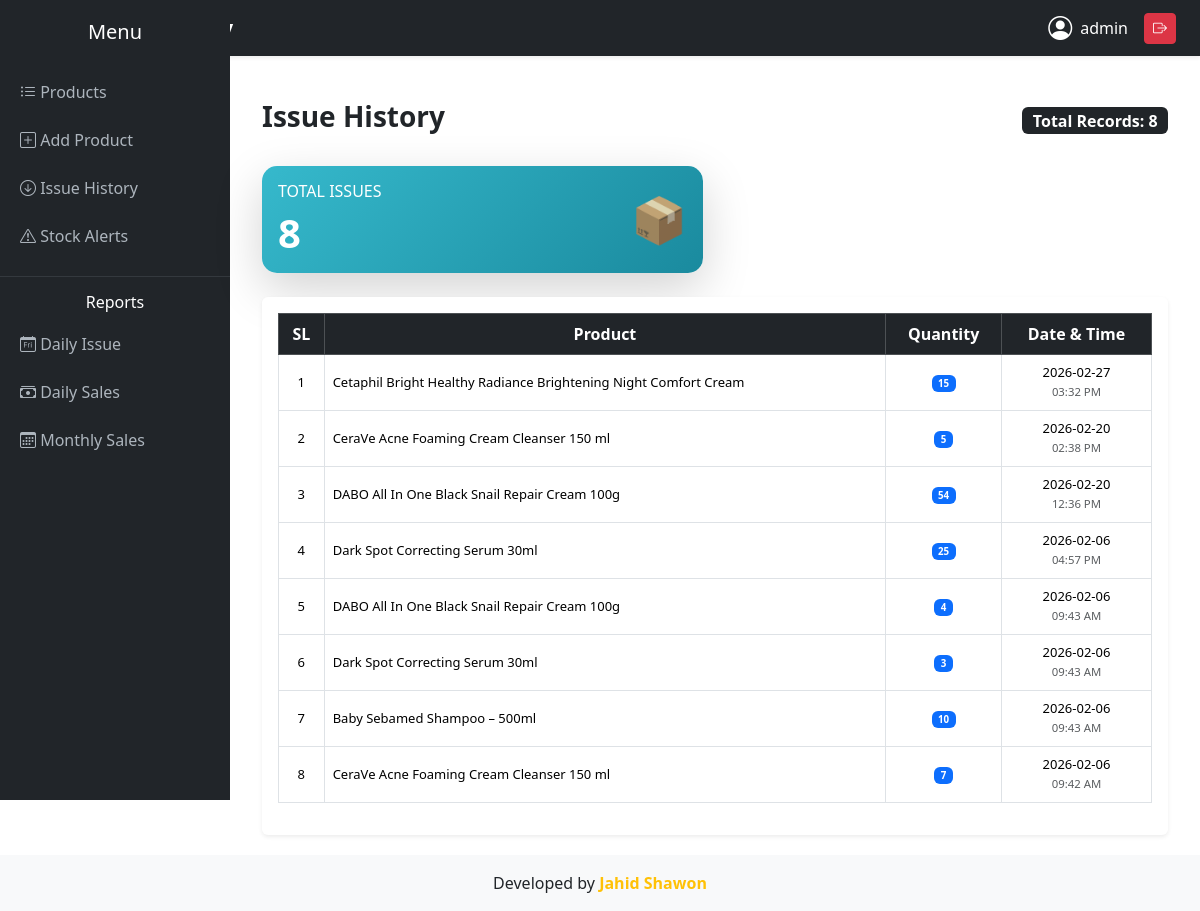
The page /issues/ (signed in) on the database its author committed.
### products/models.py (models this page shows, shortened)
class Issue(models.Model):
    product = models.ForeignKey(Product, on_delete=models.CASCADE)
    issued_quantity = models.PositiveIntegerField()
    issued_date = models.DateTimeField(auto_now_add=True)

class Product(models.Model):
    name = models.CharField(max_length=100)
    unit_price = models.DecimalField(max_digits=10, decimal_places=2)
    quantity = models.PositiveIntegerField()
    total_price = models.DecimalField(max_digits=10, decimal_places=2, editable=False)
    created_date = models.DateTimeField(auto_now_add=True)

### products/views.py (the view)
# urls.py: path('issues/', views.issue_history, name='issue_history'),
@login_required
def issue_history(request):
    issues = Issue.objects.select_related('product').order_by('-issued_date')
    return render(request, 'products/issue_history.html', {'issues': issues})

### products/templates/products/issue_history.html (shortened to what this page needs)
{% extends 'products/base.html' %}
{% block content %}
<div class="container mt-4">
    <div class="d-flex justify-content-between align-items-center mb-4">
        <h3 class="fw-bold">Issue History</h3>
        <span class="badge bg-dark fs-6">
            Total Records: {{ issues|length }}
        </span>
    </div>
    <div class="row mb-4">
        <div class="col-md-6">
            <div class="card text-white shadow-lg border-0 summary-card"
                 style="background: linear-gradient(135deg,#36b9cc,#1a8a9e); border-radius:15px;">
                <div class="card-body d-flex justify-content-between align-items-center">
                    <div>
                        <h6 class="text-uppercase fw-light">
                            Total Issues
                        </h6>
                        <h1 class="fw-bold mb-0">
                            {{ issues|length }}
                        </h1>
                    </div>
                    <div class="icon-box">
                        📦
                    </div>
                </div>
            </div>
        </div>
    </div>
    <div class="card shadow-sm border-0">
        <div class="card-body">
            <div class="table-responsive">
                <table class="table table-hover table-bordered align-middle">
                    <thead class="table-dark text-center">
                        <tr>
                            <th>SL</th>
                            <th>Product</th>
                            <th>Quantity</th>
                            <th>Date & Time</th>
                        </tr>
                    </thead>
                    <tbody>
                        {% for i in issues %}
                        <tr class="text-center">
                            <td>{{ forloop.counter }}</td>
                            <td class="text-start">
                                {{ i.product.name }}
                            </td>
                            <td>
                                <span class="badge bg-primary">
                                    {{ i.issued_quantity }}
                                </span>
                            </td>
                            <td>
                                {{ i.issued_date|date:"Y-m-d" }}
                                <br>
                                <small class="text-muted">
                                    {{ i.issued_date|time:"h:i A" }}
                                </small>
                            </td>
                        </tr>
                        {% endfor %}
                    </tbody>
                </table>
            </div>
        </div>
    </div>
</div>
{% endblock %}

### products/templates/products/base.html (shortened to what this page needs)
<!DOCTYPE html>
<html lang="en">
<head>
<link href="https://cdn.jsdelivr.net/npm/bootstrap@5.3.2/dist/css/bootstrap.min.css" rel="stylesheet">
<link href="https://cdn.jsdelivr.net/npm/bootstrap-icons@1.10.5/font/bootstrap-icons.css" rel="stylesheet">
</head>
<body>
<nav class="navbar navbar-dark bg-dark px-4 shadow-sm">
    <span class="navbar-brand fw-bold">
    </span>
    {% if user.is_authenticated %}
    <div class="d-flex align-items-center text-white">
        <i class="bi bi-person-circle fs-4 me-2"></i>
        <span class="me-3">{{ user.username }}</span>
        <form method="post" action="{% url 'logout' %}">
            <button class="btn btn-sm btn-danger">
                <i class="bi bi-box-arrow-right"></i>
            </button>
        </form>
    </div>
    {% endif %}
</nav>
{% if user.is_authenticated %}
<div class="sidebar">
    <h5 class="text-center mb-4">Menu</h5>
    <a href="{% url 'product_list' %}" class="{% if request.resolver_match.url_name == 'product_list' %}active{% endif %}">
        <i class="bi bi-list-ul"></i> Products
    </a>
    <a href="{% url 'product_create' %}">
        <i class="bi bi-plus-square"></i> Add Product
    </a>
    <a href="{% url 'issue_history' %}">
        <i class="bi bi-arrow-down-circle"></i> Issue History
    </a>
    <a href="{% url 'stock_alerts' %}">
        <i class="bi bi-exclamation-triangle"></i> Stock Alerts
    </a>
    <hr class="text-secondary">
    <h6 class="text-center">Reports</h6>
    <a href="{% url 'daily_issue_report' %}">
        <i class="bi bi-calendar-day"></i> Daily Issue
    </a>
    <a href="{% url 'daily_sales_report' %}">
        <i class="bi bi-cash-stack"></i> Daily Sales
    </a>
    <a href="{% url 'monthly_sales_report' %}">
        <i class="bi bi-calendar3"></i> Monthly Sales
    </a>
</div>
{% endif %}
<div class="main-content">
    {% block content %}{% endblock %}
</div>
<footer class="footer mt-auto py-3 bg-light text-dark">
    <div class="container text-center">
        <span>
            Developed by <strong class="text-warning">Jahid Shawon</strong>
        </span>
    </div>
</footer>
</body>
</html>

### products/templates/products/base.html (style rules this page uses)
html, body { height: 100%; }
body { display: flex; flex-direction: column; overflow-x: hidden; }
.main-content { flex: 1; }
.sidebar { height: 100vh; background: #212529; color: white; padding-top: 20px; position: fixed; width: 230px; }
.sidebar a { color: #adb5bd; text-decoration: none; padding: 12px 20px; display: block; }
.main-content { margin-left: 230px; padding: 20px; }

### products/templates/products/issue_history.html (style rules this page uses)
td { font-size: 13px; }
.summary-card { transition: 0.3s; }
.icon-box { font-size: 45px; opacity: 0.85; }

### rows shown on the page
Issue: product.name "Cetaphil Bright Healthy Radiance Brightening Night Comfort Cream", issued_quantity "15", issued_date "2026-02-27", issued_date "03:32 PM"
Issue: product.name "CeraVe Acne Foaming Cream Cleanser 150 ml", issued_quantity "5", issued_date "2026-02-20", issued_date "02:38 PM"
Issue: product.name "DABO All In One Black Snail Repair Cream 100g", issued_quantity "54", issued_date "2026-02-20", issued_date "12:36 PM"
Issue: product.name "Dark Spot Correcting Serum 30ml", issued_quantity "25", issued_date "2026-02-06", issued_date "04:57 PM"
Issue: product.name "DABO All In One Black Snail Repair Cream 100g", issued_quantity "4", issued_date "2026-02-06", issued_date "09:43 AM"
Issue: product.name "Dark Spot Correcting Serum 30ml", issued_quantity "3", issued_date "2026-02-06", issued_date "09:43 AM"
Issue: product.name "Baby Sebamed Shampoo – 500ml", issued_quantity "10", issued_date "2026-02-06", issued_date "09:43 AM"
Issue: product.name "CeraVe Acne Foaming Cream Cleanser 150 ml", issued_quantity "7", issued_date "2026-02-06", issued_date "09:42 AM"

### other values the page prints
{{ user.username }} "admin"
{{ issues|length }} "8"
